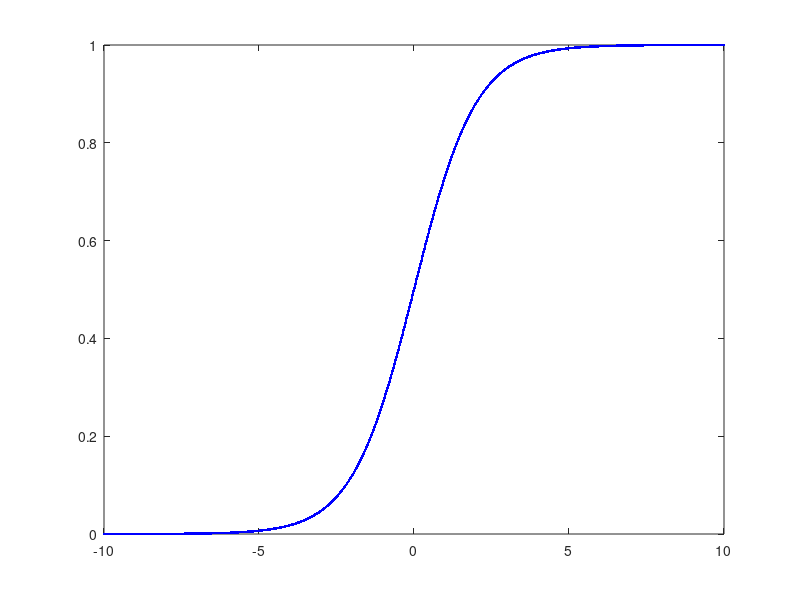

The MATLAB script that drew this image:
clear all
close all
clc

num = 10;
border = 0.01;

x = -num:border:num;

a = 1;
c = 0;

y = sigmf(x,[a c])

figure
plot(x,y,'b.');
